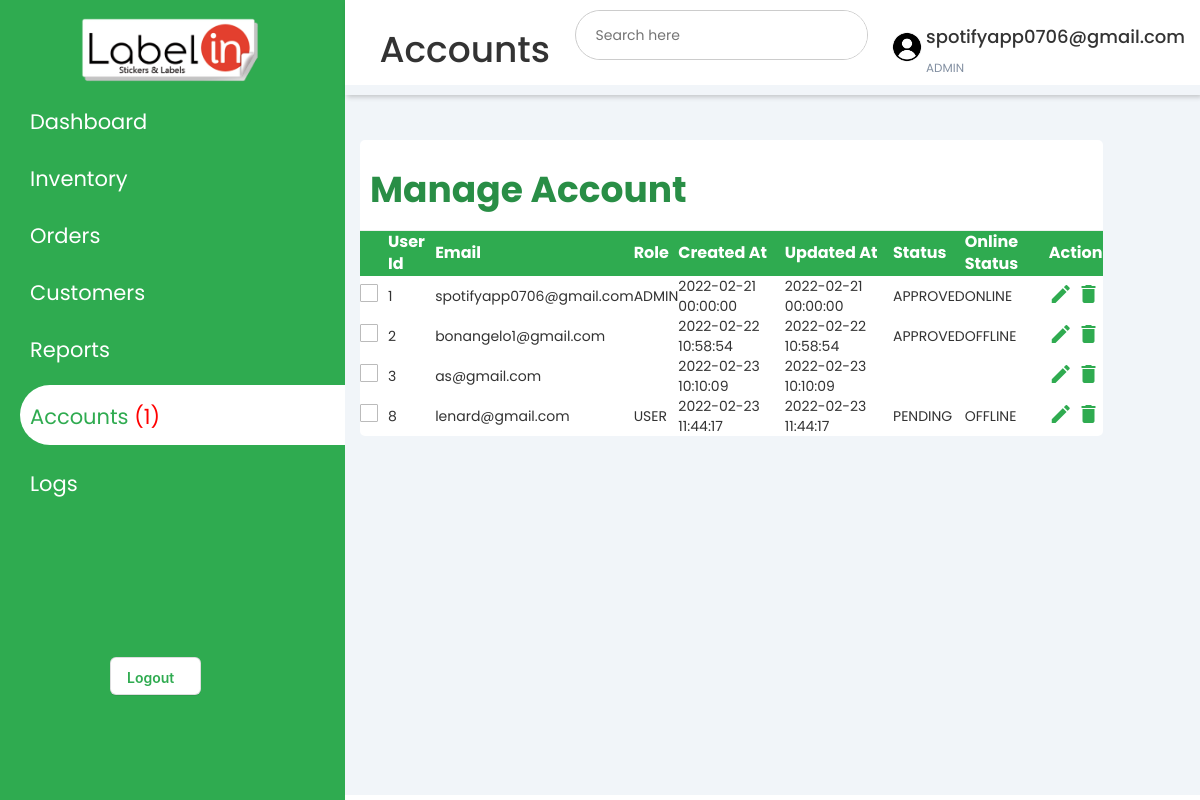
Page /adminaccounts.php (signed in) on the committed database.
### tables this page shows
CREATE TABLE `users` (
  `user_id` int(11) NOT NULL,
  `password` varchar(60) NOT NULL,
  `email` varchar(60) NOT NULL,
  `role` varchar(10) NOT NULL,
  `createdat` datetime NOT NULL,
  `updatedat` datetime NOT NULL,
  `status` varchar(40) NOT NULL,
  `onstat` varchar(20) NOT NULL
);

### adminaccounts.php (the view, shortened to what this page needs)
<?php
  include "conn.php";
  $email = $_SESSION['email'];
  $role = "";
  $check = $conn->query("SELECT role FROM users WHERE email = '$email'");
  while($arr = mysqli_fetch_array($check))
  {
    $role = $arr['role'];
  }
  $pending = 0;
  $pencheck = $conn -> query("SELECT * FROM users WHERE status = 'PENDING'");
  while($found = mysqli_fetch_array($pencheck))
  {
    $pending += 1;
  }
$users = "SELECT * FROM users";
$result = mysqli_query($conn,$users);
?>
<!DOCTYPE html>
<html lang="en">
<head>
    <link rel="stylesheet" href="https://maxst.icons8.com/vue-static/landings/line-awesome/line-awesome/1.3.0/css/line-awesome.min.css">
    <link rel="stylesheet" href="https://maxcdn.bootstrapcdn.com/font-awesome/4.7.0/css/font-awesome.min.css">
    <link rel="stylesheet" href="https://maxcdn.bootstrapcdn.com/bootstrap/3.3.7/css/bootstrap.min.css">
    <link rel="stylesheet" href="css/admindashboard.css">
</head>
<body>
        <div class="sidebar">
            <div class="sidebar-brand">
                <img src="image/labelin-logo.png" class="labelinlogo" alt="">
            </div>
            <div class="sidebar-menu">
                <ul>
                    <li>
                        <a href="admindashboard.php"><span class="las la-igloo"></span>
                        <span>Dashboard</span></a>
                    </li>
                    <li>
                        <a href="admininventory.php" ><span class="las la-clipboard-list"></span>
                        <span>Inventory</span></a>
                    </li>
                    <li>
                        <a href="" ><span class="las la-receipt"></span>
                        <span>Orders</span></a>
                    </li>
                    <li>
                        <a href=""><span class="las la-users"></span>
                        <span>Customers</span></a>
                    </li>
                    <li>
                        <a href=""><span class="las la-paste"></span>
                        <span>Reports</span></a>
                    </li>
                    <li>
                        <a href="" class="active"><span class="las la-user-circle"></span>
                        <span>Accounts <font style= color:red;>(<?php echo $pending?>)</font></span></a>
                    </li>
                    <li>
                        <a href="adminlogs.php"><span class="las la-igloo"></span>
                        <span>Logs</span></a>
                    </li>
                </ul>
                <a href="logout.php"><div>
                    <button class="btnlogout" role="button">Logout <span class="las la-door-open"></span></button>
                </div></a>
            </div>
        </div>
        <div class = "main-content">
             <header>
                    <h1>
                        <label for="">
                            <span class="la la-bars"></span>
                        </label>
                        Accounts
                    </h1>
                    <div class="search-wrapper">
                        <input type="research" placeholder="Search here">
                    </div>
                    <div class="user-wrapper">
                        <img src="image/usericon.png" width="30px" height="30px" alt="">
                        <div>
                            <h4><?php echo "$email"?></h4>
                            <small><?php echo "$role"?></small>
                        </div>
                    </div>
            </header>
            <main>
                <div class="table-grid">
                        <div class="orders">
                            <div class="table-card">
                                <div class="table-grid-header">
                                    <h1><b>Manage Account</b></h1>
                                    <br>
                                </div>
                                <div class="table-grid-card-body">
                                    <table width=100%>
                                        <thead>
                                            <tr class="tr-head">
                                                <th></th>
                                                <th>User Id</th>
                                                <th>Email</th>
                                                <th>Role</th>
                                                <th>Created At</th>
                                                <th>Updated At</th>
                                                <th>Status</th>
                                                <th>Online Status</th>
                                                <th>Action</th>
                                            </tr>
                                        </div>
                                    <tbody>
                                        <?php while($row=mysqli_fetch_assoc($result)):?>
                                        <tr>
                                            <th>
                                                <span class="custom-checkbox">
                                                <label for="checkbox1"></label>
                                                </span>
                                            </th>
                                            <td><?php echo $row['user_id'];?></td>
                                            <td><?php echo $row['email'];?></td>
                                            <td><?php echo $row['role'];?></td>
                                            <td><?php echo $row['createdat'];?></td>
                                            <td><?php echo $row['updatedat'];?></td>
                                            <td><?php echo $row['status'];?></td>
                                            <td><?php echo $row['onstat'];?></td>
                                            <td>
                                            <a href="" class="edit" data-toggle="modal"><i class="material-icons" data-toggle="tooltip" title="Edit">&#xE254;</i></a>
                                            <a href="" class="delete" data-toggle="modal"><i class="material-icons" data-toggle="tooltip" title="Delete">&#xE872;</i></a>
                                            </td>
                                         </tr>
                                         <?php endwhile;?>
                                        </tbody>
                            </div>
                                </div>
                            </div>
                        </div>
</body>
</html>

### css/admindashboard.css (style rules this page uses)
:root { --main-color: #2fab50; --color-dark: #1D2231; --text-grey: #8390A2; }
* { padding: 0; margin: 0; box-sizing: border-box; list-style-type: none; text-decoration: none; font-family: 'Poppins', sans-serif; }
.sidebar { width: 345px; position: fixed; left: 0; top: 0; height: 100%; background: var(--main-color); z-index: 100; }
.sidebar-brand { height: 90px; padding: 1rem 0rem 1rem 2rem; color: #fff; }
.sidebar-menu { margin-top: 1rem; }
.sidebar-brand img { margin-right: .4rem; position: relative; left: 53px; top: -45px; }
.sidebar-menu li { width: 100%; margin-bottom: 1.7rem; padding-left: 2rem; }
.sidebar-menu a.active { background: #fff; padding-top: 1rem; padding-bottom: 1rem; color: var(--main-color); border-radius: 30px 0px 0px 30px; }
.sidebar-menu a { display: block; color: #fff; font-size: 21px; }
.sidebar-menu a span:first-child { font-size: 28px; padding-right: 1rem; }
header { display: flex; justify-content: space-between; padding: 1rem 1.5rem; box-shadow: 2px 2px 5px rgba(0,0,0,0.2); position: fixed; left: 345px; width: calc(100% - 345px); top: 0; z-index: 100; }
header label span { font-size: 1.7rem; padding-right: 1rem; }
.search-wrapper { border: 1px solid #ccc; border-radius: 30px; height: 50px; display: flex; align-items: center; overflow-x: hidden; }
.search-wrapper input { height: 100%; padding: .5m; border: none; outline: none; }
.user-wrapper { display: flex; align-items: center; }
.user-wrapper img { border-radius: 50%; margin-right: .4rem; }
.user-wrapper small { display: inline-block; color: var(--text-grey); margin-top: -3px; }
.main-content { margin-left: 345px; }
main { margin-top:85px; padding: 2rem 1.5rem; background: #f1f5f9; min-height: calc(100vh - 90px); }
table { border-collapse: collapse; }
.table-grid { margin-top: 3.5rem; display: grid; grid-gap: 3rem; grid-template-columns: 90% auto; border-spacing: 25px; }
.table-card { background: #fff; border-radius: 5px; border-spacing: 5px 1rem; }
.table-grid-header, .table-grid-body { padding: 1rem; }
.table-grid-header { display: flex; justify-content: space-between; align-items: center; color: #298e46; border-bottom: 1px solid #f0f0f0; }
.tr-head { font-size: 16px; color: #fff; background-color: var(--main-color); }
.table-grid td:last-child i { text-align: center; color: var(--main-color); }
.btnlogout { appearance: none; background-color: #ffff; border: 1px solid rgba(27, 31, 35, .15); border-radius: 6px; box-shadow: rgba(27, 31, 35, .1) 0 1px 0; box-sizing: border-box; color: var(--main-color); cursor: pointer; display: inline-block; font-family: -apple-system,system-ui,"Segoe UI",Helvetica,Arial,sans-serif,"Apple Color Emoji","Segoe UI Emoji"; font-size: 14px; font-weight: 600; line-height: 20px; padding: 6px 16px; position: relative; text-align: center; text-decoration: none; user-select: none; -webkit-user-select: none; touch-action: manipulation; vertical-align: middle; white-space: nowrap; margin-left: 11rem; margin-top: 40%; }
.custom-checkbox { position: relative; }
.custom-checkbox label:before { width: 18px; height: 18px; }
.custom-checkbox label:before { content: ''; margin-right: 10px; display: inline-block; vertical-align: text-top; background: white; border: 1px solid #bbb; border-radius: 1px; box-sizing: border-box; z-index: 2; }
.labelinlogo { width: 190px; height: 70px; margin-top: 50px; }

### rows in the picture
users: role "ADMIN", user_id "1", email "spotifyapp0706@gmail.com", createdat "2022-02-21 00:00:00", updatedat "2022-02-21 00:00:00", status "APPROVED", onstat "ONLINE"
users: user_id "2", email "bonangelo1@gmail.com", createdat "2022-02-22 10:58:54", updatedat "2022-02-22 10:58:54", status "APPROVED", onstat "OFFLINE"
users: user_id "3", email "as@gmail.com", createdat "2022-02-23 10:10:09", updatedat "2022-02-23 10:10:09"
users: user_id "8", email "lenard@gmail.com", role "USER", createdat "2022-02-23 11:44:17", updatedat "2022-02-23 11:44:17", status "PENDING", onstat "OFFLINE"

### other values in the picture
$pending "1"
$email "spotifyapp0706@gmail.com"
